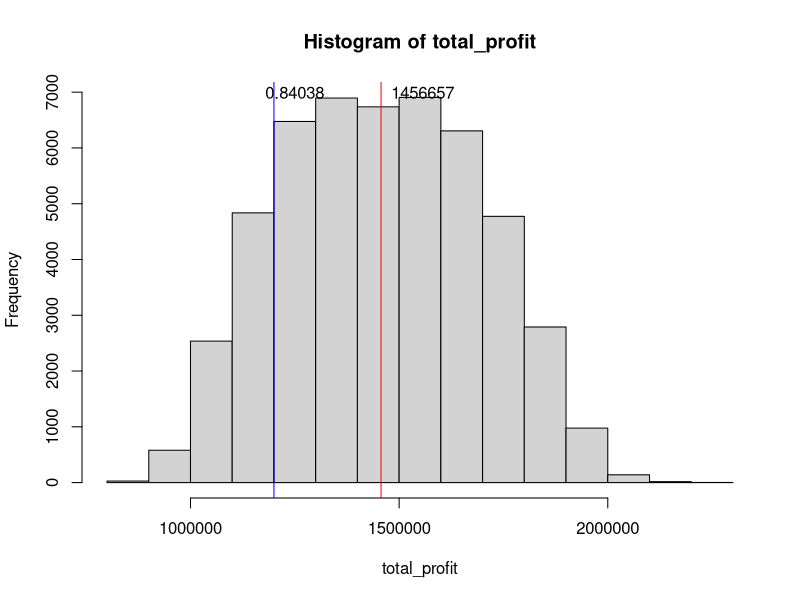

Here is the R script that generated this plot:
# @authors: 
# @date: 20200816

# Init
set.seed(1234)
DEBUG=FALSE

# Variables
df <- read.csv('model_data.csv')
avg_cost <- 3.5

# Optimized decision variables
target <- c(0.0, 0.0, 0.0, 0.0, 0.0, 0.0, 0.0, 0.0,
            0.0, 0.0, 1.0, 1.0, 1.0, 1.0, 1.0, 1.0,
            0.0, 0.0, 0.0, 0.0, 0.0, 0.0, 0.0, 0.0,
            0.0, 0.0, 1.0, 1.0, 1.0, 1.0, 1.0, 1.0, 
            1.0, 0.0, 0.0, 0.0, 1.0, 0.0, 0.0, 0.0, 
            1.0, 1.0, 1.0, 0.0, 1.0, 1.0, 1.0, 1.0, 
            0.0, 0.0, 0.0, 1.0, 0.0, 0.0, 0.0, 0.0,
            1.0, 1.0, 1.0, 1.0, 1.0, 1.0, 1.0, 1.0)

df$target <- target

# Function that simulate for 1 iteration
simulate_func <- function(df){
  total_profit <- 0
  
  for (i in 1:nrow(df)){
    if(DEBUG){cat('Simulate', i, 'segment\n')}
    total_profit <- total_profit + calc_profit(df, i)
  }
  
  return(total_profit)
}

# Function that returns profit of a customer segment
calc_profit <- function(df, n){
  prob <- rnorm(1, df$Probability[n], sd=.05)
  customer_count <- df$CustomerCount[n]
  expected_revenue <- runif(1, df$ExpectedRevenue[n]*.5, df$ExpectedRevenue[n]*1.5)
  target <- df$target[n]
  profit <- customer_count * (expected_revenue * prob - avg_cost) * target
  return(profit)
}

# Simulate with n iterations
n <- 50000
total_profit <- list()

cat('Running simulation for', n , 'times\n')
print('------------------------------')

for (i in 1:n){
  total_profit <- c(total_profit, simulate_func(df))  # append the simulation result to the list
}

# Analyze the result
total_profit <- as.numeric(total_profit)
total_profit.bar <- mean(total_profit)
hist(total_profit)
abline(v=total_profit.bar, col='red')
text(x=total_profit.bar+100000, y=7000, round(total_profit.bar))
abline(v=1200000, col='blue')
text(x=1250000, y=7000, sum(total_profit>1200000)/50000)
